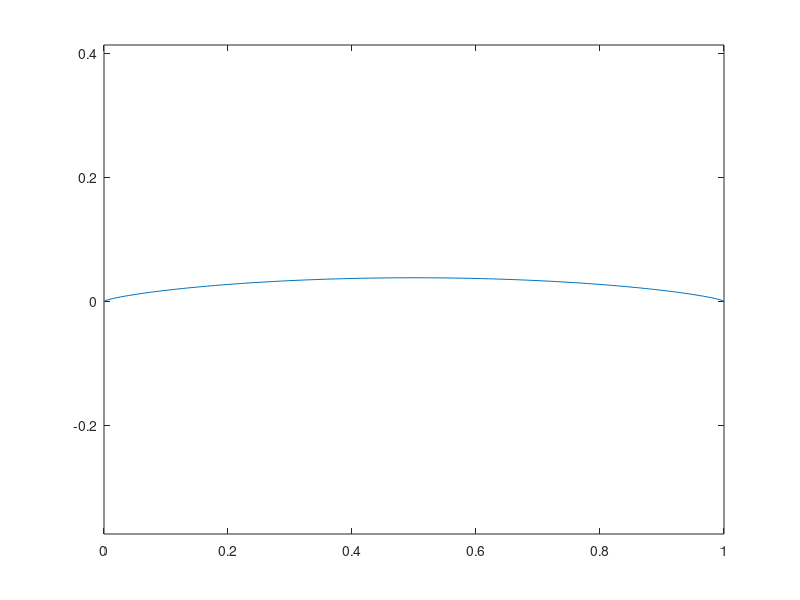
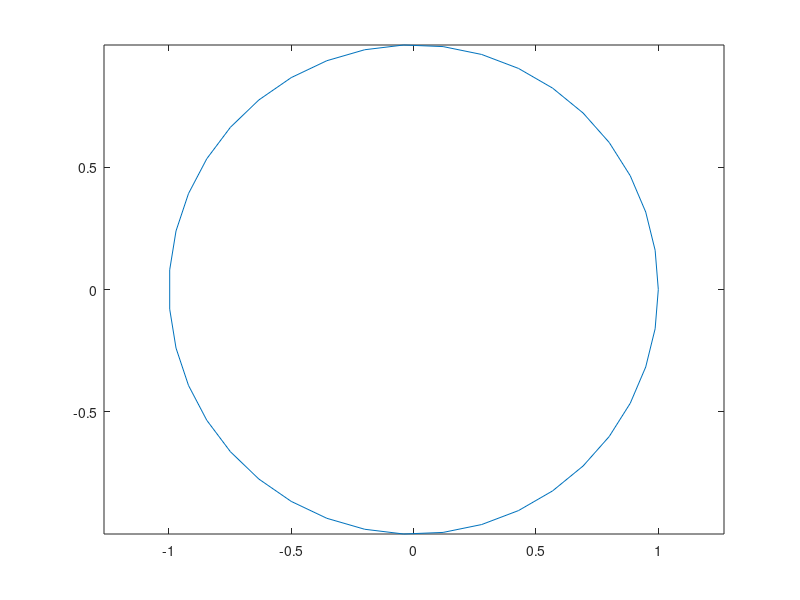

MATLAB code to generate these figures, in order: (Note: this script raises an error after producing the figures.)
clc, clear, close all

% clear all
format compact

% Rs = [0.02 0.05 0.1 0.15 0.2 0.25 0.3];
% Rs = 0.02;
Rs = 0.037879;

L = 1.0;
% n = 51;
% m = 30;
n = 151;
m = 40;

for k=1:length(Rs);


Rmax = Rs(k); %0.25;
% L = 1.0;
% n=201;
% m=101;

x = linspace(0,1,n);

r = Rmax * (4*x.*(1-x)).^.75;

figure(1);
plot(x*L,r)
axis equal


thetas = fliplr(linspace(0,2*pi,m));

ycirc = cos(thetas);
zcirc = sin(thetas);

figure(2)
plot(ycirc,zcirc);
axis equal

pts = nan(n,m,3);

for i=1:n
  for j=1:m
    pts(i,j,1) = L*x(i);
    pts(i,j,2) = r(i)*ycirc(j);
    pts(i,j,3) = r(i)*zcirc(j);
  end
end


c.name = 'SHBody';
c.group = 0;
c.type = 1;
c.ncross = n;
c.npt = m;
c.pts = pts;

fname = ['SHBody_', num2str(Rmax), '.hrm'];

hrmwrite( c, fname);

figure(3)
hrmplot(c)

Dwave = 9*pi^3*Rmax^4/(2*L^2)


end


CD_C3D = [6.9332786e-06
  0.00027928616
  0.0040614218
  0.017767534
  0.046465767
  0.09180539
  0.15140754];

Rs = [0.02 0.05 0.1 0.15 0.2 0.25 0.3];

for k=1:length(Rs);
  Rmax = Rs(k); %0.25;
  L = 1.0;
  Dwave(k) = 9*pi^3*Rmax^4/(2*L^2);
end